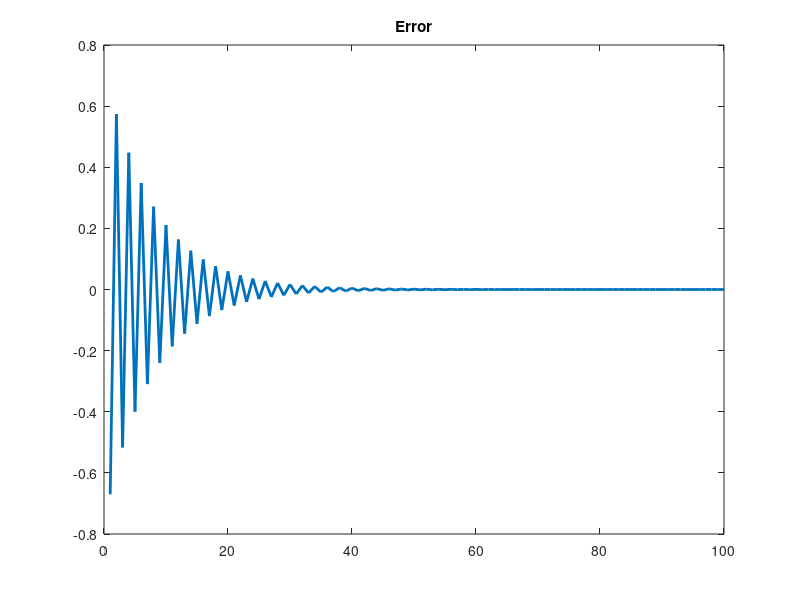

Source code (MATLAB):
%% Neural Networks Practice 3-3D Adaline
%% Elizarraras Llanos Angel Gustavo
%% Generating the variables for the neuron
alpha = 0.1;
Epochs = 50;%I did not ask to the user because if i do, i can't publish with matlab.
P1 = [1;-1;-1];%Orange
P2 = [1;1;-1];%Apple
Target = [-1 1];%Targets 
P = [P1, P2];%Points 
N=1;%Number of neurons
W = rand(N,3);%random weigth
b = rand(N,1);%random bias
Original_random_bias = b
Random_W = W
g = zeros(1,2);
error= [];
%% Training
    for i = 1:Epochs
        for j = 1:2
        
        a = dot(W,P(:,j)) + b;
        e = Target(j) - a;
        x = alpha*e*P(:,j);
        W = W + x';
        b = b + alpha*e;
        g(j) = e;
        end
        error = [error,g];
       
    end
%% Checking training
b_after_training = b
W_after_training = W
axis=1:length(error);
figure(1)
plot(axis,error,'Linewidth',2)
title('Error')
% scatter3(1,-1,-1,'filled','r')
% hold on
% scatter3(1,1,-1,'filled','g')
% hold on
%   
% %% Getting the plane
% % To get a plane, you must have a normal vector to the plane and a point in
% % the plane, and we know the weight is perpendicular and to the point we
% % have any intersection with an axis. I will use de y intersection.
% 
% % x = -b / W(1);
% y = -b / W(2);
% % z = -b / W(3);
% % The equation for a this plane is: Ax+B(y-y0)+Cz=
% [X, Y] = meshgrid(-3:1:3);
% % Isolating z
% Z = (1/W(3))*(-W(1)*X - W(2)*Y + W(2)*y);
% z = (1/W(3))*(W(1)*X + W(2)*Y + W(2)*y);
% surf(X,Y,Z)
% grid on
% surf(X,Y,z,'FaceAlpha',0.5)
% hold on
% % Image example
% userx = input('Introduce the x point')
% usery = input('Introduce the y point')
% userz = input('Introduce the z point')
% scatter3(userx,usery,userz)
% legend({'Orange','Apple','Dividing plane','Weight plane','User input'},'Location','northeast')
% U = [userx; usery; userz];
% C = W*U + b;      
% figure(2)
%     if C >= 0 
%        imshow('apple.png')
%     else
%        imshow('orange.jpg') 
%     end